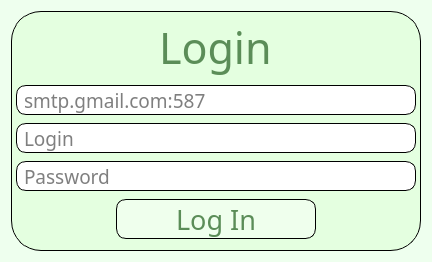
      <widget class="QWidget" name="MP_Login">
       <property name="sizePolicy">
        <sizepolicy hsizetype="Expanding" vsizetype="Expanding">
         <horstretch>0</horstretch>
         <verstretch>0</verstretch>
        </sizepolicy>
       </property>
       <property name="minimumSize">
        <size>
         <width>0</width>
         <height>0</height>
        </size>
       </property>
       <property name="styleSheet">
        <string notr="true">background-color: rgb(238, 255, 238);</string>
       </property>
       <layout class="QGridLayout" name="gridLayout">
        <item row="0" column="0">
         <widget class="QWidget" name="LoginWidget" native="true">
          <property name="enabled">
           <bool>true</bool>
          </property>
          <property name="sizePolicy">
           <sizepolicy hsizetype="Expanding" vsizetype="Expanding">
            <horstretch>0</horstretch>
            <verstretch>0</verstretch>
           </sizepolicy>
          </property>
          <property name="minimumSize">
           <size>
            <width>0</width>
            <height>240</height>
           </size>
          </property>
          <property name="maximumSize">
           <size>
            <width>450</width>
            <height>350</height>
           </size>
          </property>
          <property name="styleSheet">
           <string notr="true">background-color: rgb(228, 255, 224);
border: 1px solid black;
border-radius: 30px</string>
          </property>
          <layout class="QVBoxLayout" name="verticalLayout_4">
           <property name="leftMargin">
            <number>5</number>
           </property>
           <property name="topMargin">
            <number>5</number>
           </property>
           <property name="rightMargin">
            <number>5</number>
           </property>
           <property name="bottomMargin">
            <number>5</number>
           </property>
           <item alignment="Qt::AlignmentFlag::AlignHCenter">
            <widget class="QLabel" name="LoginLabel">
             <property name="sizePolicy">
              <sizepolicy hsizetype="Fixed" vsizetype="Fixed">
               <horstretch>0</horstretch>
               <verstretch>0</verstretch>
              </sizepolicy>
             </property>
             <property name="minimumSize">
              <size>
               <width>0</width>
               <height>55</height>
              </size>
             </property>
             <property name="font">
              <font>
               <family>Titillium Web</family>
               <pointsize>32</pointsize>
              </font>
             </property>
             <property name="styleSheet">
              <string notr="true">border: 0px solid black;
color: rgb(91, 141, 88);</string>
             </property>
             <property name="text">
              <string>Login</string>
             </property>
            </widget>
           </item>
           <item alignment="Qt::AlignmentFlag::AlignHCenter">
            <widget class="QLineEdit" name="ServerLine">
             <property name="sizePolicy">
              <sizepolicy hsizetype="Fixed" vsizetype="Fixed">
               <horstretch>0</horstretch>
               <verstretch>0</verstretch>
              </sizepolicy>
             </property>
             <property name="minimumSize">
              <size>
               <width>400</width>
               <height>30</height>
              </size>
             </property>
             <property name="maximumSize">
              <size>
               <width>400</width>
               <height>30</height>
              </size>
             </property>
             <property name="font">
              <font>
               <family>Titillium Web</family>
               <pointsize>14</pointsize>
              </font>
             </property>
             <property name="styleSheet">
              <string notr="true">QLineEdit
{
    border: 1px solid black;
    border-radius: 10px;
    background: white;
	color: black;
	padding: 0px 5px;
}</string>
             </property>
             <property name="text">
              <string/>
             </property>
             <property name="placeholderText">
              <string>smtp.gmail.com:587</string>
             </property>
            </widget>
           </item>
           <item alignment="Qt::AlignmentFlag::AlignHCenter">
            <widget class="QLineEdit" name="LoginLine">
             <property name="sizePolicy">
              <sizepolicy hsizetype="Fixed" vsizetype="Fixed">
               <horstretch>0</horstretch>
               <verstretch>0</verstretch>
              </sizepolicy>
             </property>
             <property name="minimumSize">
              <size>
               <width>400</width>
               <height>30</height>
              </size>
             </property>
             <property name="maximumSize">
              <size>
               <width>400</width>
               <height>30</height>
              </size>
             </property>
             <property name="font">
              <font>
               <family>Titillium Web</family>
               <pointsize>14</pointsize>
              </font>
             </property>
             <property name="styleSheet">
              <string notr="true">QLineEdit
{
    border: 1px solid black;
    border-radius: 10px;
    background: white;
	color: black;
	padding: 0px 5px;
}</string>
             </property>
             <property name="placeholderText">
              <string>Login</string>
             </property>
            </widget>
           </item>
           <item alignment="Qt::AlignmentFlag::AlignHCenter">
            <widget class="QLineEdit" name="PasswordLine">
             <property name="sizePolicy">
              <sizepolicy hsizetype="Fixed" vsizetype="Fixed">
               <horstretch>0</horstretch>
               <verstretch>0</verstretch>
              </sizepolicy>
             </property>
             <property name="minimumSize">
              <size>
               <width>400</width>
               <height>30</height>
              </size>
             </property>
             <property name="maximumSize">
              <size>
               <width>400</width>
               <height>30</height>
              </size>
             </property>
             <property name="font">
              <font>
               <family>Titillium Web</family>
               <pointsize>14</pointsize>
              </font>
             </property>
             <property name="styleSheet">
              <string notr="true">QLineEdit
{
    border: 1px solid black;
    border-radius: 10px;
    background: white;
	color: black;
	padding: 0px 5px;
}</string>
             </property>
             <property name="placeholderText">
              <string>Password</string>
             </property>
            </widget>
           </item>
           <item alignment="Qt::AlignmentFlag::AlignHCenter">
            <widget class="QPushButton" name="LogInButton">
             <property name="sizePolicy">
              <sizepolicy hsizetype="Fixed" vsizetype="Fixed">
               <horstretch>0</horstretch>
               <verstretch>0</verstretch>
              </sizepolicy>
             </property>
             <property name="minimumSize">
              <size>
               <width>200</width>
               <height>40</height>
              </size>
             </property>
             <property name="maximumSize">
              <size>
               <width>200</width>
               <height>40</height>
              </size>
             </property>
             <property name="font">
              <font>
               <family>Titillium Web</family>
               <pointsize>20</pointsize>
               <italic>false</italic>
               <bold>false</bold>
              </font>
             </property>
             <property name="styleSheet">
              <string notr="true">QPushButton
{
	background-color: rgb(239, 255, 237);
	color: rgb(91, 141, 88);
	border: 1px solid black;
	border-radius: 10px
}

QPushButton:hover
{
	background-color: rgb(191, 255, 188);
	color: rgb(91, 141, 88);
	border: 1px solid black;
	border-radius: 10px
}

QPushButton:pressed
{
	background-color: rgb(128, 255, 114);
	color: rgb(91, 141, 88);
	border: 1px solid black;
	border-radius: 10px
}</string>
             </property>
             <property name="text">
              <string>Log In</string>
             </property>
            </widget>
           </item>
          </layout>
         </widget>
        </item>
       </layout>
      </widget>
